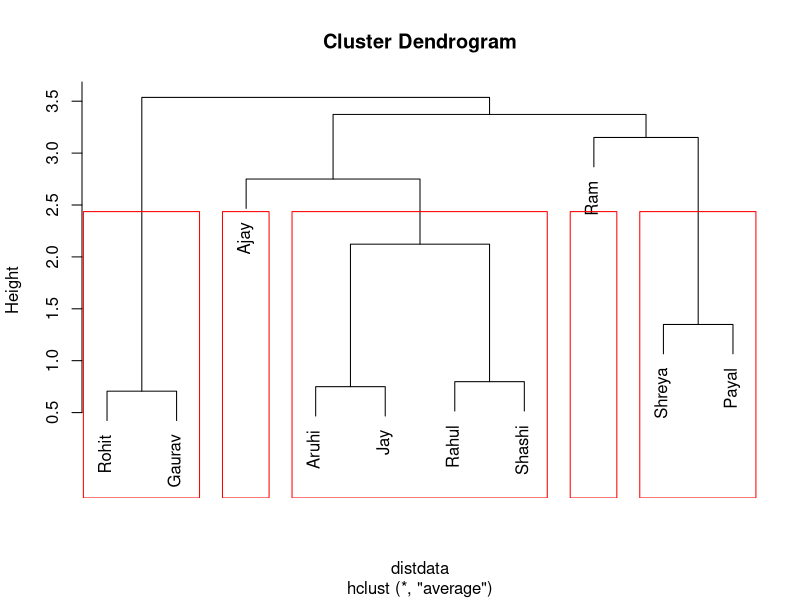
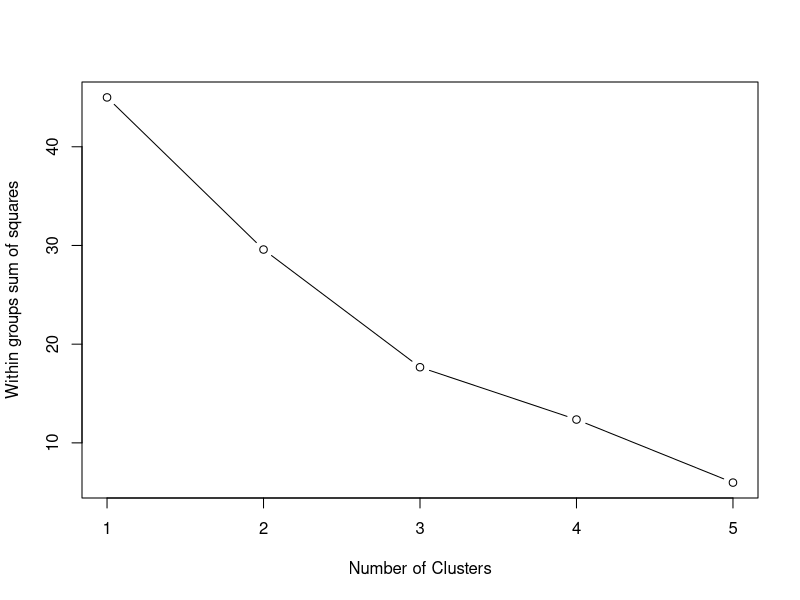

The R source for these figures, in order:

data = read.csv("Clustering_Data.csv", header=TRUE)
str(data)
head(data)

# Credit limit is in 5 digit and rest of the data is in 1 digit - perform scalling

scaledata = scale(data[,3:7])
head(scaledata,10)

#Create the distance matrix
distdata <- dist(x=scaledata, method = 'euclidean') 
distdata

#Use Average linkage method to form the clusters
avgclus = hclust(distdata, method = 'average')

#Plot the dendogram
plot(avgclus, labels = as.character(data[,2]))
rect.hclust(avgclus, k=5, border="red")

## profiling the clusters
data$clus <- cutree(avgclus, k=3) # number of clusters

data[c(1,2,8)] # Cust Id, Name and Cluster
# Apply aggregate function 
aggr = aggregate(data[,-c(1,2, 8)],list(data$clus),mean)
View(aggr)

table(data$clus) # frequency of clusters
Cluster=aggr[,1]
Cluster
clus.profile <- data.frame( Cluster=aggr[,1],
                            Freq=as.vector(table(data$clus)),
                            aggr[,-1])

View(clus.profile)



## K Means Clustering
#Non-Hierarchical technique


KRCDF = read.csv("Clustering_Data.csv", header=TRUE)
str(KRCDF)
head(KRCDF)

## scale function standardizes the values
scaled.RCDF <- scale(KRCDF[,3:7])

# define wssplot function
#nrow(data)-1 = 9

wssplot <- function(data, nc=15, seed=1234){
  wss <- (nrow(data)-1)*sum(apply(data,2,var))
  # for i = 2 to 15 - iterate
  for (i in 2:nc){
    set.seed(seed)
    wss[i] <- sum(kmeans(data, centers=i)$withinss)}
  plot(1:nc, wss, type="b", xlab="Number of Clusters",
       ylab="Within groups sum of squares")}

wssplot(scaled.RCDF, nc=5)


#nstart = 25 it will do the clustering process 25 times for each observation to check consistency of the obsevation on every iteration
kmeans.clus = kmeans(x=scaled.RCDF, centers = 3, nstart = 25)
kmeans.clus

library(fpc)
library(cluster)

## profiling the clusters
KRCDF$Clusters <- kmeans.clus$cluster
KRCDF
aggr = aggregate(KRCDF[,-c(1,2, 8)],list(KRCDF$Clusters),mean)
clus.profile <- data.frame( Cluster=aggr[,1],
                            Freq=as.vector(table(KRCDF$Clusters)),
                            aggr[,-1])

#Output
View(clus.profile)
